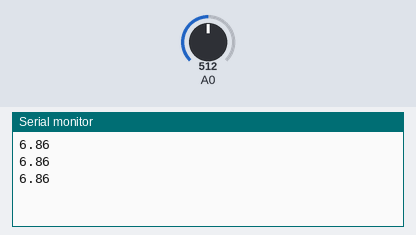
Simulated run of this sketch. Board: Arduino Uno, built with avr-gcc and run on an emulated ATmega328P. Shown: the last lines printed to the serial monitor. Inputs (shaded band) come from the test bench; at power-on: A0 = 512.

Above: at 1.2 s.
1.3 s: A0 set to 716
At 1.71 s:
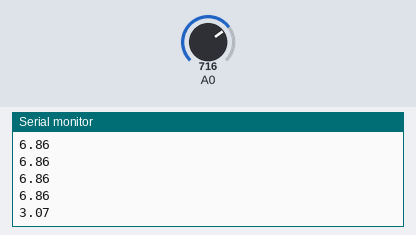
2.8 s: A0 set to 900
At 2.92 s:
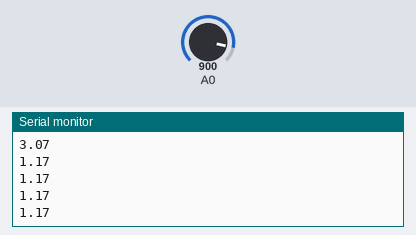
Timing chart, 0 to 5.8 s (numbered marks = the images above; inputs shaded):
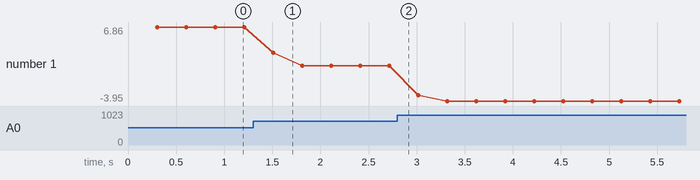

The sketch:

ph_test.ino
```cpp
#include <Wire.h>
//#include <LiquidCrystal_I2C.h>
//#include <OneWire.h>
//#include <DallasTemperature.h>

/*LiquidCrystal_I2C lcd(0x27, 16, 2);
OneWire oneWire(SENSOR_PIN);             // setup a oneWire instance
DallasTemperature tempSensor(&oneWire);  // pass oneWire to DallasTemperature library*/

float calibration_value = 22.69 -1.57;
int phval = 0;
unsigned long int avgval;
int buffer_arr[10], temp;
//float temperature = 0;
//const int SENSOR_PIN = 22;               // Arduino pin connected to DS18B20 sensor's DQ pin

void setup() {
  Serial.begin(9600);
  /*lcd.init();
  lcd.begin(16, 2);
  lcd.backlight();
  lcd.setCursor(0, 0);
  lcd.print("   Welcome to      ");
  lcd.setCursor(0, 1);
  lcd.print(" Circuit Digest    ");
  delay(2000);
  lcd.clear();
  tempSensor.begin();  // initialize the sensor*/
}
void loop() {
  for (int i = 0; i < 10; i++) {
    buffer_arr[i] = analogRead(A0);
    delay(30);
  }
  for (int i = 0; i < 9; i++) {
    for (int j = i + 1; j < 10; j++) {
      if (buffer_arr[i] > buffer_arr[j]) {
        temp = buffer_arr[i];
        buffer_arr[i] = buffer_arr[j];
        buffer_arr[j] = temp;
      }
    }
  }
  avgval = 0;
  for (int i = 2; i < 8; i++)
    avgval += buffer_arr[i];
  float volt = (float)avgval * 5.0 / 1023.0 / 6;
  float ph_act = -5.70 * volt + calibration_value;
  /*lcd.setCursor(0, 0);
  lcd.print("pH Val:");
  lcd.setCursor(8, 0);
  lcd.print(ph_act);
  Serial.print(ph_act);
  Serial.print(", ");
  tempSensor.requestTemperatures();  // send the command to get temperatures
  Serial.println(tempSensor.getTempCByIndex(0));*/
  Serial.println(ph_act);
}
```

Measured:
- after the input at 1.3 s, the serial monitor: prints a new line after 0.21 s (image 1)
- plotted number 1: 6.86 → 1.17 after the input at 1.3 s, 1.17 → -3.95 after the input at 2.8 s
